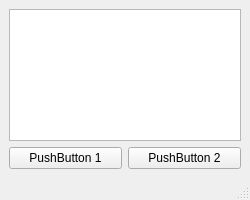
<?xml version="1.0" encoding="UTF-8"?>
<ui version="4.0">
 <class>MainWindow</class>
 <widget class="QMainWindow" name="MainWindow">
  <property name="geometry">
   <rect>
    <x>0</x>
    <y>0</y>
    <width>250</width>
    <height>200</height>
   </rect>
  </property>
  <property name="windowTitle">
   <string>MainWindow</string>
  </property>
  <widget class="QWidget" name="centralwidget">
   <layout class="QVBoxLayout" name="verticalLayout">
    <item>
     <widget class="QTextBrowser" name="textBrowser"/>
    </item>
    <item>
     <layout class="QHBoxLayout" name="horizontalLayout">
      <item>
       <widget class="QPushButton" name="pushButton_1">
        <property name="text">
         <string>PushButton 1</string>
        </property>
       </widget>
      </item>
      <item>
       <widget class="QPushButton" name="pushButton_2">
        <property name="text">
         <string>PushButton 2</string>
        </property>
       </widget>
      </item>
     </layout>
    </item>
   </layout>
  </widget>
  <widget class="QMenuBar" name="menubar">
   <property name="geometry">
    <rect>
     <x>0</x>
     <y>0</y>
     <width>250</width>
     <height>20</height>
    </rect>
   </property>
  </widget>
  <widget class="QStatusBar" name="statusbar"/>
 </widget>
 <resources/>
 <connections/>
</ui>
